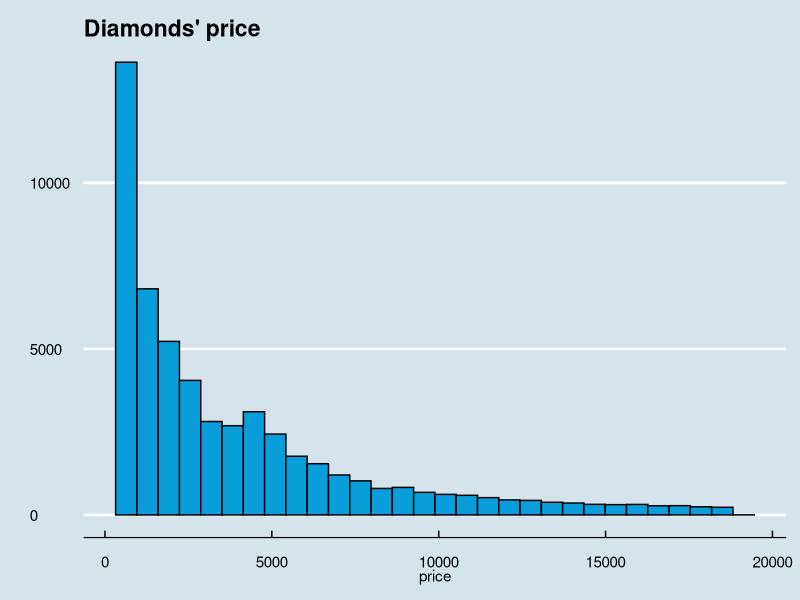
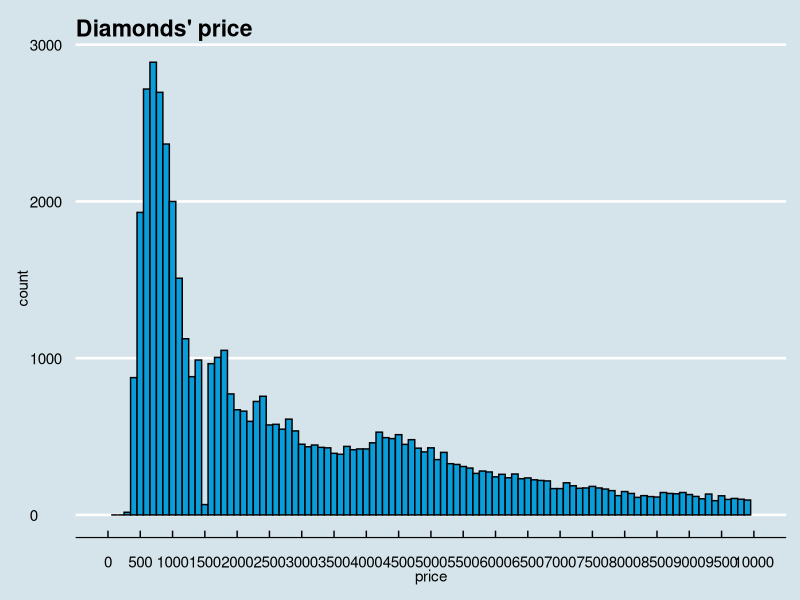
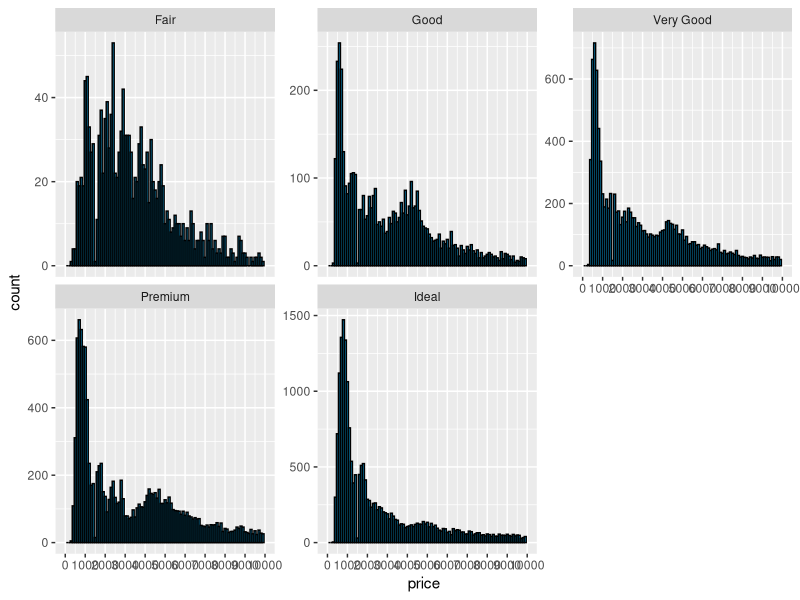
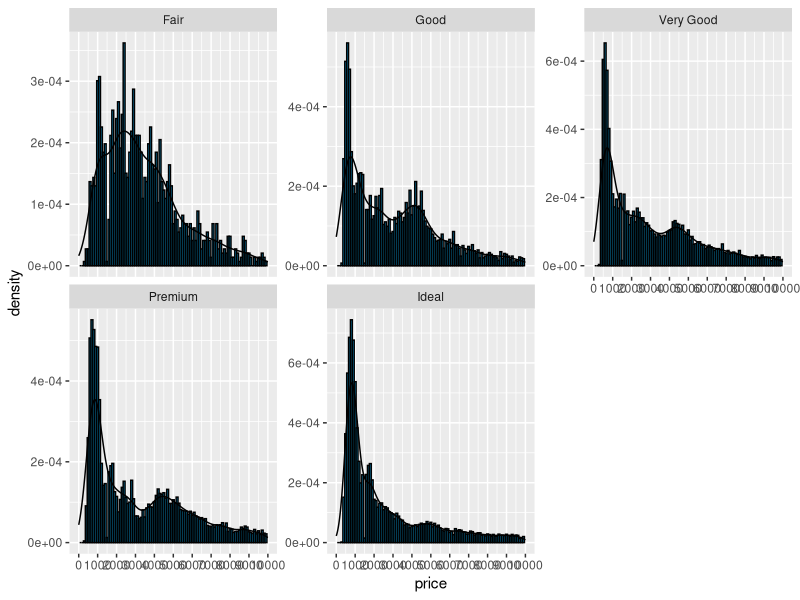
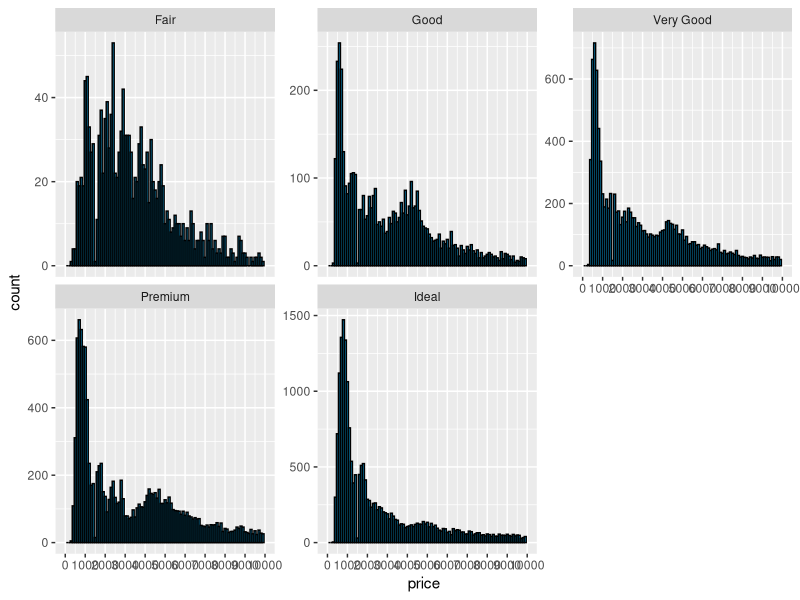

Reproduce these figures in R, in order.
# Problem set Nº 3 from the Data Analysis with R

setwd('/home/williamn/Repository/dataAnalysis/udacity/data\ analysis\ R')

# Loading necessary packages
library(ggplot2)
library(ggthemes)
data(diamonds)
dim(diamonds)
str(diamonds)

# Histogram of the price of all the diamonds
qplot(x = price, data = diamonds, 
      color = I('black'), fill = I('#099DD9')) + 
    theme_economist() +
    scale_colour_economist() +
    ggtitle("Diamonds' price")

# How many dimonds cost less than ?
d500<- sum(diamonds$price < 500); d250<- sum(diamonds$price < 250);
d15000<- sum(diamonds$price >= 15000)

# Limiting the x-axis, altering the bin width, and setting different breaks
# on the x-axis
ggplot(aes(x = price), data = diamonds) + 
    geom_histogram(binwidth = 100, color = I('black'), fill = I('#099DD9')) + 
    scale_x_continuous(limits = c(0, 10000), breaks = seq(0, 10000, 500)) + 
    theme_economist() + 
    scale_colour_economist() + 
    ggtitle("Diamonds' price")

# Price by cut histograms with free "y" scale (not fixed)
ggplot(aes(x = price), data = diamonds) + 
    geom_histogram(binwidth = 100, color = I('black'), fill = I('#099DD9')) + 
    scale_x_continuous(limits = c(0, 10000), breaks = seq(0, 10000, 1000)) + 
    facet_wrap(~cut, scales = "free_y")
ggsave("diamonds.png")

# Which cut has the highest priced diamond?
by(diamonds$price, diamonds$cut, max)

# Adding different effects for a better visualization
ggplot(aes(x = price), data = diamonds) + 
    geom_histogram(binwidth = 100, color = I('black'), fill = I('#099DD9'), 
                   aes(y = ..density..)) + 
    geom_density() + 
    scale_x_continuous(limits = c(0, 10000), breaks = seq(0, 10000, 1000)) + 
    facet_wrap(~cut, scales = "free_y")
